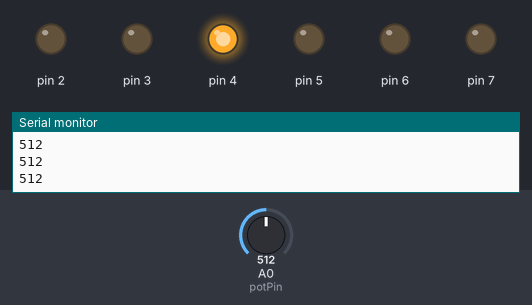
The sketch below on a simulated Arduino Uno, built with avr-gcc and run on an emulated ATmega328P. Shown: output pins drawn as LEDs (lit = HIGH), the last lines printed to the serial monitor. The inputs (shaded band) are chosen by the test bench; at power-on: A0 (potPin) = 512.

Above: at 1.2 s.
1.3 s: A0 (potPin) set to 400
At 1.6 s:
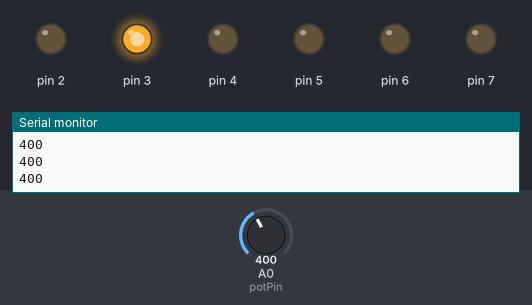
2.8 s: A0 (potPin) set to 195
At 4.0 s:
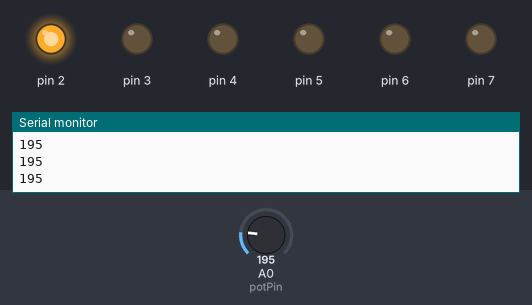
4.3 s: A0 (potPin) set to 54
5.8 s: A0 (potPin) set to 47
At 6.2 s:
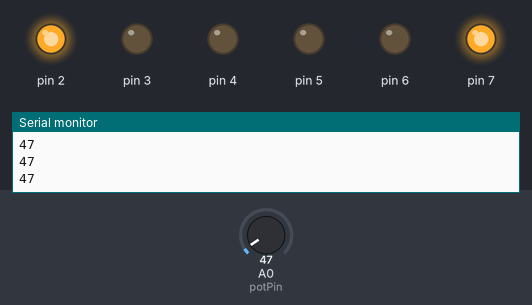
7.3 s: A0 (potPin) set to 625
At 8.5 s:
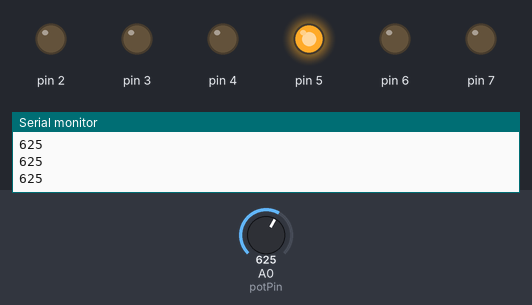
8.8 s: A0 (potPin) set to 605
At 9.8 s:
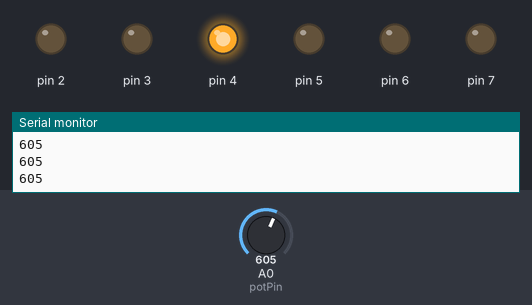
Timing chart, 0 to 11.3 s (numbered marks = the images above; inputs shaded):
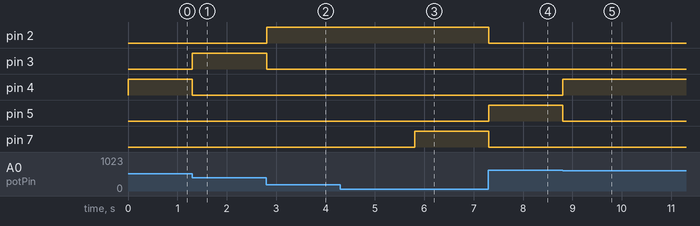

Measured:
- the behaviour switches between 51 and 50 on A0 (potPin) (found by bisection; images 2 and 3)
- after the input at 1.3 s, pin 3: LOW → HIGH at once; pin 4: HIGH → LOW at once
- after the input at 2.8 s, pin 2: LOW → HIGH at once; pin 3: HIGH → LOW at once
- after the input at 5.8 s, pin 7: LOW → HIGH at once
- after the input at 7.3 s, pin 2, pin 7: HIGH → LOW at once; pin 5: LOW → HIGH at once
- after the input at 8.8 s, pin 4: LOW → HIGH at once; pin 5: HIGH → LOW at once

The sketch:

Potentiometer.ino
```cpp
// potentiometer with lights

int val; // value of the pot
int mapval;
int mapval2;

int potPin = A0;

void setup()
{
  for(int i=2; i<=7; i++){ // set up LED's
    pinMode(i, OUTPUT);
  }
  pinMode(potPin, INPUT); // set up pin for potentiometer
  Serial.begin(9600);
}

void loop()
{
  val = analogRead(potPin); // value and reads
  Serial.println(val);

  if (val <= 205){ // light one
  digitalWrite(2, HIGH);
  }
  else{
  digitalWrite(2, LOW);
  }

  if (val <= 410 and val >= 205){ // light two
  digitalWrite(3, HIGH);
  }
  else{
  digitalWrite(3, LOW);
  }

  if (val <= 615 and val >= 410){ // light three
  digitalWrite(4, HIGH);
  }
  else{
  digitalWrite(4, LOW);
  }

  if (val <= 820 and val >= 615){ // light four
  digitalWrite(5, HIGH);
  }
  else{
  digitalWrite(5, LOW);
  }

  if (val <= 1023 and val >= 820){ // light five
  digitalWrite(6, HIGH);
  }
  else{
  digitalWrite(6, LOW);
  }

  if (val <= 50 or val == 1023){ // green flashing light
  digitalWrite(7, HIGH);
  }
  else{
    digitalWrite(7, LOW);
  }
}
```
